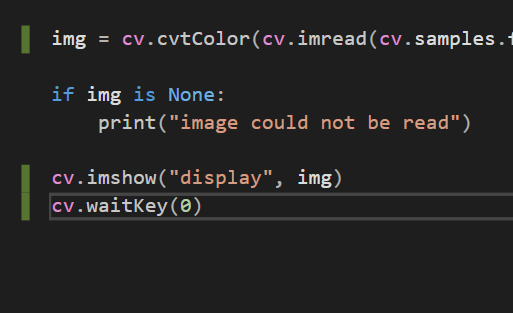
#> input picture Images/testText2.png, 513 x 313 px, found by its file name
$ python textIsolation.py
#> lines starting #> are read from the running program, lines starting #| are printed output that depends on the picture
import cv2 as cv
import sys
img = None

img = cv.cvtColor(cv.imread(cv.samples.findFile("C:\\Users\\97152\\Source\\Repos\\bandi72006\\IICH\\Images\\testText2.png")), cv.COLOR_BGR2GRAY)
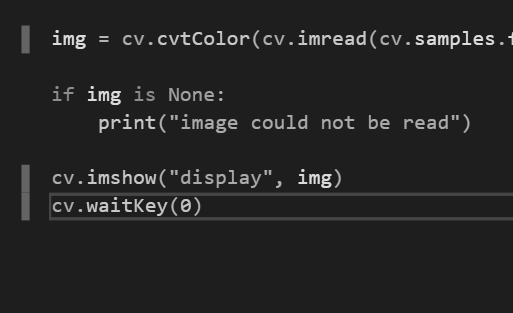
#> img: shape (313, 513); min 30, max 220, mean 36.7


if img is None:
    print("image could not be read")
    sys.exit("ERROR:NO IMAGE FOUND")

cv.imshow("display", img)
cv.waitKey(0)
